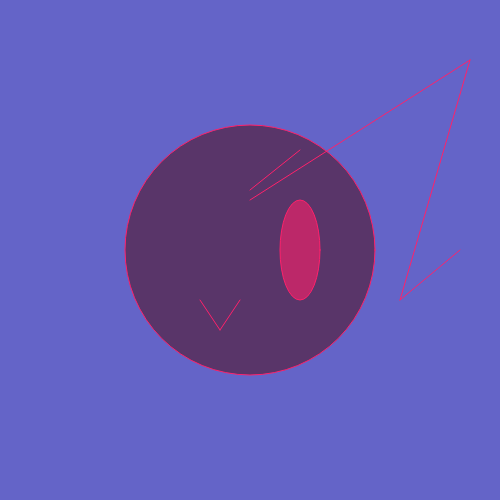
Frame 1 (no input)
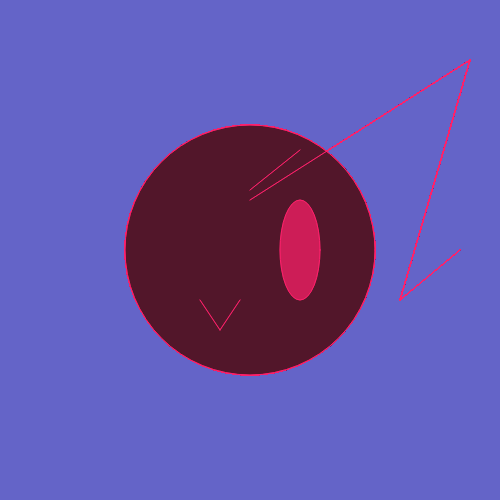
Frame 60 (no input)
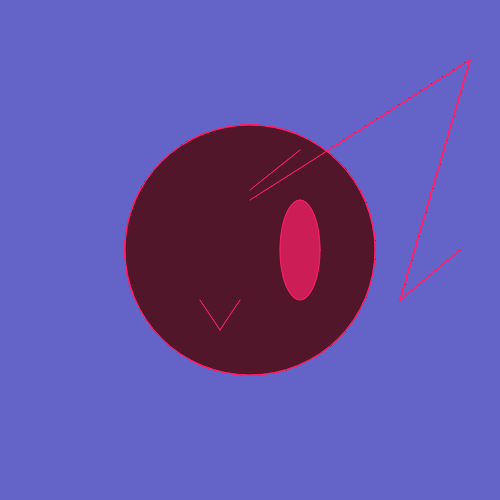
Frame 120 (the mouse pressed at the canvas centre since frame 60)

The p5.js sketch that drew these frames (run headless with seeded random() and noise() and a simulated clock; from frame 60 on, the mouse is pressed at the canvas centre):

// p5.js sketch
// ── sketch.js
var mud=0;

//The setup function only happens once
function setup() {
	createCanvas(500, 500); //create a 500px X 500px canvas
  background(100,100,200); //an RGB color for the canvas' background
}

//The draw function happens over and over again
function draw() {
  
  //circle
  stroke(255, 33, 107) // an RGB color for the circle's border
  fill(82, 23, 43,152); // an RGB color for the inside of the circle (the last number refers to transparency (min. 0, max. 255))
  ellipse(250,250,250,250); // center of canvas, 20px dia;

  //circle
  stroke(255, 33, 107) // an RGB color for the circle's border
  fill(255, 33, 107,152); // an RGB color for the inside of the circle (the last number refers to transparency (min. 0, max. 255))
  ellipse(300,250,40,100); // center of canvas, 20px dia;

  line(250,200,470,60);
  line(400,300,470,60);
  line(400,300,460,250);
  line(300,150,250,190);
  line(240,300,220,330);
  line(200,300,220,330);


}


// ── animation.html
<!DOCTYPE html>
<html>
<head>
	<meta charset="utf-8">
	<meta name="viewport" content="width=device-width, initial-scale=1">
	<title>My Stunts</title>
	<link rel="stylesheet" type="text/css" href="styles.css">
</head>
<body>
	<h1>My Greatest Tricks</h1>
	<p>Check it out</p>
	<br>
	<iframe width="560" height="315" src="https://www.youtube.com/embed/ynBENQJBQbE?si=dyqUN4FZ-Ixb2svD" title="YouTube video player" frameborder="0" allow="accelerometer; autoplay; clipboard-write; encrypted-media; gyroscope; picture-in-picture; web-share" referrerpolicy="strict-origin-when-cross-origin" allowfullscreen></iframe>
	<img src="turnaround.gif" height="700" width="500"> </img>
	<br>
	<ul>
		<li><a href="patern.html">My Home</a></li>
		<li><a href="audio.html">Music</a></li>
		<li><a href="animation.html">Animation</a></li>
		<li><a href="program.html">My Power</a></li>
		<li><a href="final.html">Final</a></li>
	</ul>
	<a href="index.html">Home</a>
</body>
</html>
// ── audio.html
<!DOCTYPE html>
<html>
<head>
	<meta charset="utf-8">
	<meta name="viewport" content="width=device-width, initial-scale=1">
	<title>My Music</title>
	<link rel="stylesheet" type="text/css" href="styles.css">
</head>
<body>
	<h1>My Greatest Hits</h1>
	<p>Check it out</p>
	<iframe width="100%" height="300" scrolling="no" frameborder="no" allow="autoplay" src="https://w.soundcloud.com/player/?url=https%3A//api.soundcloud.com/playlists/765550239&color=%23e31465&auto_play=false&hide_related=false&show_comments=true&show_user=true&show_reposts=false&show_teaser=true&visual=true"></iframe><div style="font-size: 10px; color: #cccccc;line-break: anywhere;word-break: normal;overflow: hidden;white-space: nowrap;text-overflow: ellipsis; font-family: Interstate,Lucida Grande,Lucida Sans Unicode,Lucida Sans,Garuda,Verdana,Tahoma,sans-serif;font-weight: 100;"><a href="https://soundcloud.com/lofi_chill" title="LoFi" target="_blank" style="color: #cccccc; text-decoration: none;">LoFi</a> · <a href="https://soundcloud.com/lofi_chill/sets/hiphop" title="HipHop" target="_blank" style="color: #cccccc; text-decoration: none;">HipHop</a></div>
	
	<br>
	<ul>
		<li><a href="patern.html">My Home</a></li>
		<li><a href="audio.html">Music</a></li>
		<li><a href="animation.html">Animation</a></li>
		<li><a href="program.html">My Power</a></li>
		<li><a href="final.html">Final</a></li>

	</ul>
	<a href="index.html">Home</a>

</body>
</html>
// ── final.html
<!DOCTYPE html>
<html>
<head>
	<meta charset="utf-8">
	<meta name="viewport" content="width=device-width, initial-scale=1">
	<title>The Final</title>
	<link rel="stylesheet" type="text/css" href="styles.css">
</head>
<body>
	<h1>Final</h1>
	<p>Hope you injoy</p>
	<br>
	<ul>
		<li><a href="patern.html">My Home</a></li>
		<li><a href="audio.html">Music</a></li>
		<li><a href="animation.html">Animation</a></li>
		<li><a href="program.html">My Power</a></li>
		<li><a href="final.html">Final</a></li>
	</ul>
	<a href="index.html">Home</a>

</body>
</html>
// ── patern.html
<!DOCTYPE html>
<html>
<head>
	<meta charset="utf-8">
	<meta name="viewport" content="width=device-width, initial-scale=1">
	<title>My home</title>
	<link rel="stylesheet" type="text/css" href="styles.css">

</head>
<body>
	<h1>i live in a futuristic city</h1>
	<p>Its where all the fun happends</p>
	<img src="Images/square.jpg"alt="Chess"width="400px">
	<br>
	<ul>
		<li><a href="patern.html">My Home</a></li>
		<li><a href="audio.html">Music</a></li>
		<li><a href="animation.html">Animation</a></li>
		<li><a href="program.html">My Power</a></li>
		<li><a href="final.html">Final</a></li>
	</ul>
	<a href="index.html">Home</a>
</body>
</html>
// ── program.html
<!DOCTYPE html>
<html>
<head>
	<meta charset="utf-8">
	<meta name="viewport" content="width=device-width, initial-scale=1">
	<title>What I can do</title>
	<link rel="stylesheet" type="text/css" href="styles.css">
</head>
<body>
	<h1>What I am capable of</h1>
	<p>Watch me</p>
	<br>
	<ul>
		<li><a href="patern.html">My Home</a></li>
		<li><a href="audio.html">Music</a></li>
		<li><a href="animation.html">Animation</a></li>
		<li><a href="program.html">My Power</a></li>
		<li><a href="final.html">Final</a></li>
	</ul>
	<meta charset="utf-8">
	<a href="index.html">Home</a>

</body>
</html>
// ── styles.css
body{background-color: #E6CFFF}

h1{color: #5C308A; 
font-family: Rockwell;
font-size: 50px;
background-color: #A97AD6;
margin: 30px;
padding: 30px;}

p{color: #5C308A;
font-family: Comic Sans MS;
font-size: 20px;
text-align: center;
margin-bottom: 30px}

img{border-style: double;
border-width: 10px;
color: #5C308A;
display: block;
margin-left: auto;
margin-right: auto;}

a{text-decoration: none;
color: #5C308A;
font-family: Comic Sans MS;
font-size: 20px;}

a:hover{color: white;
font-size: 25px}

ul{list-style: none;
margin-left: 10%;
margin-right: 10%;}

li{background-color: #a484e8;
display: inline-block;
border-style: double;
padding: 5px;}

iframe{display: block;
margin: auto;}
